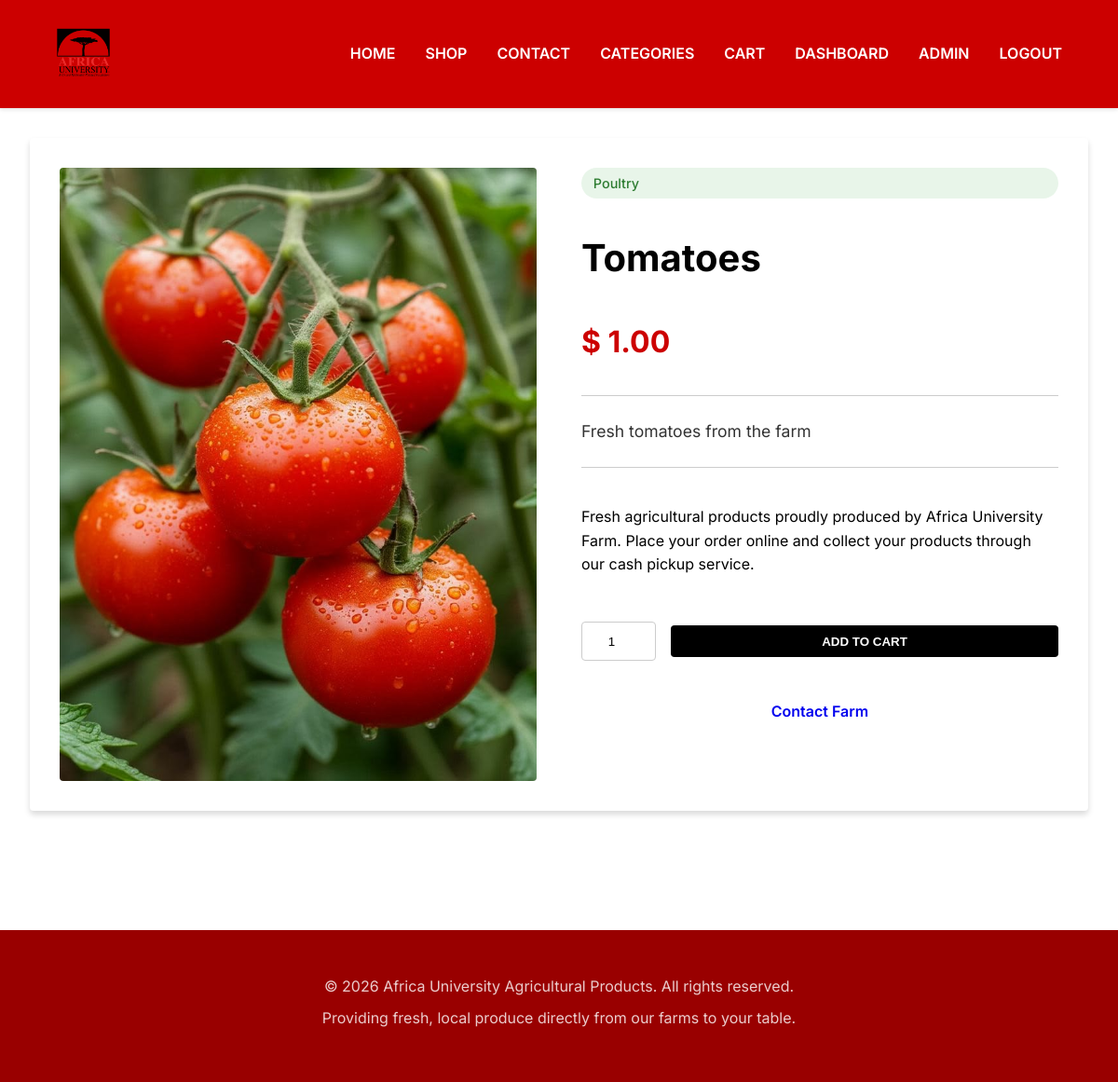
The page /product/1 (signed in) on the database its author committed.
### models.py (models this page shows)
class Product(db.Model):
    __tablename__ = "products"
    id = db.Column(db.Integer, primary_key=True)
    name = db.Column(db.String(100), nullable=False)
    price = db.Column(db.Float, nullable=False)
    stock = db.Column(db.Integer, default=0)
    image = db.Column(db.String(255))
    description = db.Column(db.Text)
    category_id = db.Column(
        db.Integer,
        db.ForeignKey("categories.id"),
        nullable=False
    )

class Category(db.Model):
    __tablename__ = "categories"
    id = db.Column(db.Integer, primary_key=True)
    name = db.Column(db.String(100), nullable=False, unique=True)
    products = db.relationship(
        "Product",
        backref="category",
        lazy=True,
    )

### app.py (the view)
@app.route("/product/<int:product_id>")
def product_detail(product_id):
    product = Product.query.get_or_404(product_id)
    return render_template("product_detail.html", product=product)

### app.py (called while the page is built, shortened)
def get_cart_items():
    cart_entries = session.get("cart", [])
    items = []
    return items

@app.context_processor
def inject_cart():
    cart_items = get_cart_items()
    cart_total = sum(item["price"] * item["quantity"] for item in cart_items)
    currency = session.get("currency", "USD")
    currency_info = {
        "ZAR": {"code": "ZAR", "symbol": "R", "label": "South African Rand"},
        "USD": {"code": "USD", "symbol": "$", "label": "US Dollar"},
        "EUR": {"code": "EUR", "symbol": "€", "label": "Euro"},
    }.get(currency, {"code": currency, "symbol": currency, "label": currency})
    return dict(
        global_cart=cart_items,
        global_cart_total=cart_total,
        selected_currency=currency,
        currency_info=currency_info,
    )

### templates/product_detail.html (shortened to what this page needs)
{% extends "base.html" %}
{% block content %}
<section class="container" style="margin-top: 2rem; margin-bottom: 4rem;">
    <div class="product-detail-layout">
        <div class="product-detail-img-wrapper">
            {% if product.image %}
            <img src="{{ url_for('static', filename='uploads/' + product.image) }}"
                 alt="{{ product.name }}"
                 style="max-width:100%; height:auto; object-fit:cover;">
            {% else %}
            <img src="https://images.unsplash.com/photo-1542838132-92c53300491e?auto=format&fit=crop&w=800&q=80"
                 alt="{{ product.name }}"
                 style="max-width:100%; height:auto; object-fit:cover;">
            {% endif %}
        </div>
        <div class="product-detail-info">
            <span class="badge-category">
                {{ product.category.name }}
            </span>
            <h1 style="font-size:2.5rem; margin-top:1rem;">
                {{ product.name }}
            </h1>
            <div style="font-size:2rem; font-weight:700; color:var(--primary-color); margin:1rem 0;">
                {{ currency_info.symbol }}
                {{ "%.2f"|format(product.price) }}
            </div>
            <p style="color:var(--text-secondary); font-size:1.1rem; line-height:1.6; border-top:1px solid var(--border-color); border-bottom:1px solid var(--border-color); padding:1.5rem 0;">
                {{ product.description }}
            </p>
            <p style="font-size:1rem; margin-top:1.5rem;">
                Fresh agricultural products proudly produced by Africa University Farm.
                Place your order online and collect your products through our cash pickup service.
            </p>
            <form action="{{ url_for('add_to_cart', product_id=product.id) }}"
                  method="POST"
                  style="margin-top:2rem; display:flex; gap:1rem; align-items:center;">
                <input type="number"
                       name="quantity"
                       value="1"
                       min="1"
                       style="width:80px; padding:0.8rem; border:1px solid var(--border-color); border-radius:var(--radius); text-align:center;">
                <button type="submit"
                        class="btn btn-primary"
                        style="flex:1;">
                    Add to Cart
                </button>
            </form>
            <a href="{{ url_for('contact') }}"
               class="btn"
               style="margin-top:1rem; display:inline-block;">
                Contact Farm
            </a>
        </div>
    </div>
</section>
{% endblock %}

### static/css/style.css (style rules this page uses)
:root { --primary-color: #cc0000; --primary-hover: #990000; --secondary-color: #000000; --bg-color: #ffffff; --surface-color: #ffffff; --text-primary: #000000; --text-secondary: #333333; --border-color: #cccccc; --shadow-sm: 0 2px 4px rgba(0,0,0,0.1); --shadow-md: 0 4px 6px rgba(0,0,0,0.15); --shadow-lg: 0 10px 15px rgba(0,0,0,0.2); --radius: 4px; --transition: all 0.3s ease; }
* { margin: 0; padding: 0; box-sizing: border-box; }
body { font-family: 'Inter', -apple-system, BlinkMacSystemFont, "Segoe UI", Roboto, sans-serif; background-color: var(--bg-color); color: var(--text-primary); line-height: 1.6; min-height: 100vh; display: flex; flex-direction: column; }
.btn { display: inline-block; padding: 0.6rem 1.2rem; border-radius: var(--radius); text-decoration: none; font-weight: 600; cursor: pointer; transition: var(--transition); border: none; text-align: center; }
.btn-primary { background-color: var(--secondary-color); color: white; text-transform: uppercase; }
.container { max-width: 1200px; margin: 0 auto; padding: 0 2rem; }
.product-detail-layout { display: flex; gap: 3rem; background: var(--surface-color); padding: 2rem; border-radius: var(--radius); box-shadow: var(--shadow-md); align-items: flex-start; flex-wrap: wrap; }
.product-detail-img-wrapper { flex: 1; min-width: 300px; border-radius: var(--radius); overflow: hidden; background: #f9f9f9; display: flex; align-items: center; justify-content: center; }
.product-detail-info { flex: 1; min-width: 300px; display: flex; flex-direction: column; gap: 1rem; }
.badge-category { background: #e8f5e9; color: #2e7d32; padding: 0.3rem 0.8rem; border-radius: 20px; font-size: 0.9rem; font-weight: 500; display: inline-block; }

### rows shown on the page
Product: image (picture), name "Tomatoes", price "1.00", description "Fresh tomatoes from the farm"
Category: category.name "Poultry"

### other values the page prints
{{ currency_info.symbol }} "$"
